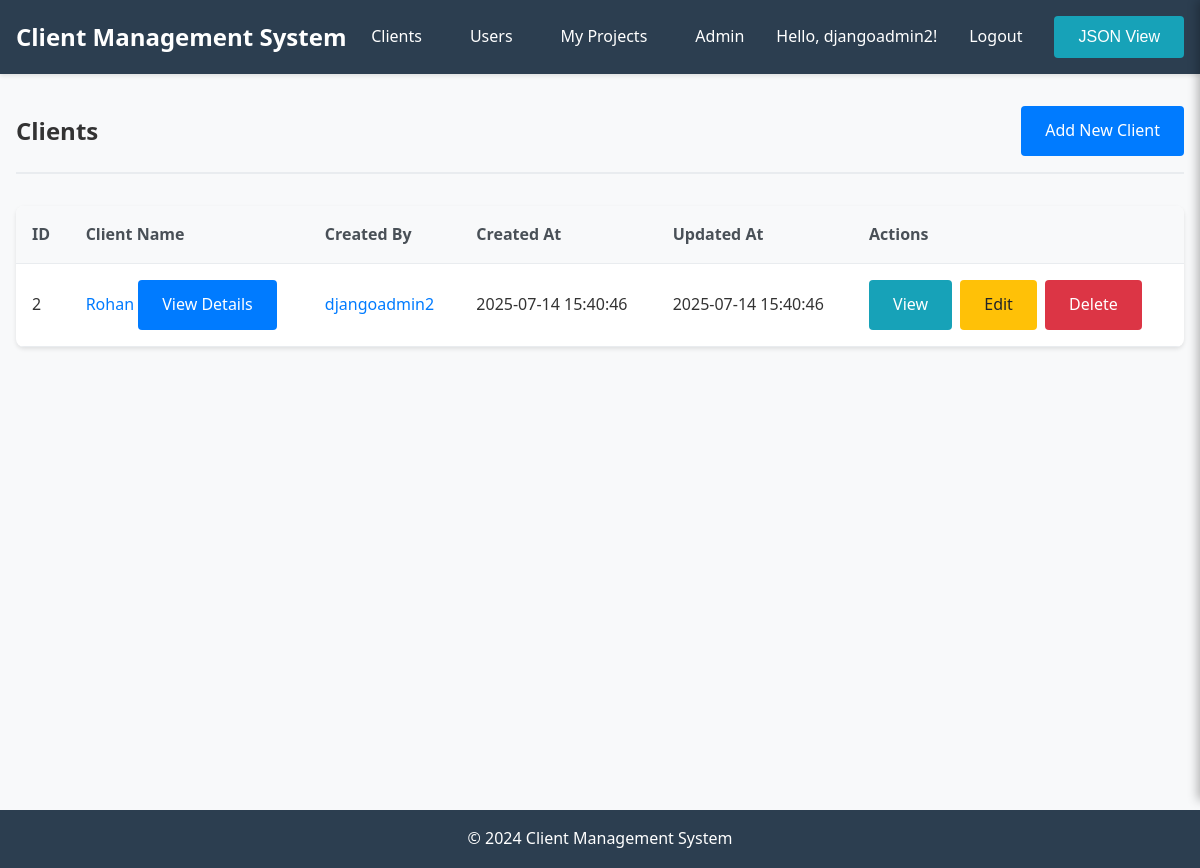
Screenshot of /clients/ (signed in) with the database file from the repository.
### clients/models.py (models this page shows, shortened)
class Client(models.Model):
    client_name = models.CharField(max_length=200)
    created_by = models.ForeignKey(User, on_delete=models.CASCADE, related_name='created_clients')
    created_at = models.DateTimeField(auto_now_add=True)
    updated_at = models.DateTimeField(auto_now=True)

### clients/views.py (the view)
# urls.py: path('clients/', views.client_list, name='client_list'),
@login_required
def client_list(request):
    clients = Client.objects.all()
    return render(request, 'clients/client_list.html', {'clients': clients})

### templates/clients/client_list.html (shortened to what this page needs)
{% extends 'base.html' %}
{% block content %}
<div class="client-list-container">
    <div class="page-header">
        <h2>Clients</h2>
        <a href="{% url 'client_create' %}" class="btn btn-primary">Add New Client</a>
    </div>
    {% if clients %}
        <div class="table-container">
            <table class="data-table">
                <thead>
                    <tr>
                        <th>ID</th>
                        <th>Client Name</th>
                        <th>Created By</th>
                        <th>Created At</th>
                        <th>Updated At</th>
                        <th>Actions</th>
                    </tr>
                </thead>
                <tbody>
                    {% for client in clients %}
                        <tr>
                            <td>{{ client.id }}</td>
                            <td>
                                <a href="#" class="client-name-link" data-client-id="{{ client.id }}">{{ client.client_name }}</a>
                                <a href="{% url 'client_detail' client.id %}" class="btn btn-sm btn-link">View Details</a>
                            </td>
                            <td>
                                <a href="#" class="user-name-link" data-user-id="{{ client.created_by.id }}">{{ client.created_by.username }}</a>
                            </td>
                            <td>{{ client.created_at|date:"Y-m-d H:i:s" }}</td>
                            <td>{{ client.updated_at|date:"Y-m-d H:i:s" }}</td>
                            <td class="actions">
                                <a href="{% url 'client_detail' client.id %}" class="btn btn-sm btn-info">View</a>
                                <a href="{% url 'client_edit' client.id %}" class="btn btn-sm btn-warning">Edit</a>
                                <a href="{% url 'client_delete' client.id %}" class="btn btn-sm btn-danger">Delete</a>
                            </td>
                        </tr>
                    {% endfor %}
                </tbody>
            </table>
        </div>
    {% else %}
        <div class="empty-state">
            <p>No clients found. <a href="{% url 'client_create' %}">Create the first client</a>.</p>
        </div>
    {% endif %}
</div>
{% endblock %}

### templates/base.html (shortened to what this page needs)
<!DOCTYPE html>
<html lang="en">
<head>
    {% load static %}
    <link rel="stylesheet" href="{% static 'css/style.css' %}">
</head>
<body>
    <header>
        <nav class="navbar">
            <div class="nav-container">
                <h1><a href="{% url 'home' %}">Client Management System</a></h1>
                <ul class="nav-menu">
                    {% if user.is_authenticated %}
                        <li><a href="{% url 'client_list' %}">Clients</a></li>
                        <li><a href="{% url 'user_list' %}">Users</a></li>
                        <li><a href="{% url 'project_list' %}">My Projects</a></li>
                        <li><a href="/admin/">Admin</a></li>
                        <li><span>Hello, {{ user.username }}!</span></li>
                        <li><a href="{% url 'logout' %}">Logout</a></li>
                        <li><button id="toggleSidebar" class="btn btn-info">JSON View</button></li>
                    {% else %}
                        <li><a href="/admin/login/">Login</a></li>
                    {% endif %}
                </ul>
            </div>
        </nav>
    </header>
    <div class="main-wrapper">
        <main class="main-content">
            {% block content %}
            {% endblock %}
        </main>
    </div>
    <footer>
        <p>&copy; 2024 Client Management System</p>
    </footer>
</body>
</html>

### static/css/style.css (style rules this page uses)
* { margin: 0; padding: 0; box-sizing: border-box; }
body { font-family: 'Segoe UI', Tahoma, Geneva, Verdana, sans-serif; line-height: 1.6; color: #333; background-color: #f8f9fa; }
.navbar { background-color: #2c3e50; color: white; padding: 1rem 0; box-shadow: 0 2px 4px rgba(0,0,0,0.1); }
.nav-container { max-width: 1200px; margin: 0 auto; padding: 0 1rem; display: flex; justify-content: space-between; align-items: center; }
.navbar h1 a { color: white; text-decoration: none; font-size: 1.5rem; }
.nav-menu { display: flex; list-style: none; gap: 1rem; align-items: center; }
.nav-menu a { color: white; text-decoration: none; padding: 0.5rem 1rem; border-radius: 4px; transition: background-color 0.3s; }
.main-content { max-width: 1200px; margin: 2rem auto; padding: 0 1rem; min-height: calc(100vh - 160px); }
.btn { display: inline-block; padding: 0.5rem 1rem; text-decoration: none; border-radius: 4px; border: none; cursor: pointer; font-size: 0.9rem; transition: all 0.3s; }
.btn-primary { background-color: #007bff; color: white; }
.btn-warning { background-color: #ffc107; color: #212529; }
.btn-danger { background-color: #dc3545; color: white; }
.btn-info { background-color: #17a2b8; color: white; }
.btn-sm { padding: 0.25rem 0.5rem; font-size: 0.8rem; }
.page-header { display: flex; justify-content: space-between; align-items: center; margin-bottom: 2rem; padding-bottom: 1rem; border-bottom: 2px solid #e9ecef; }
.table-container { background: white; border-radius: 8px; overflow: hidden; box-shadow: 0 2px 4px rgba(0,0,0,0.1); }
.data-table { width: 100%; border-collapse: collapse; }
.data-table th, .data-table td { padding: 1rem; text-align: left; border-bottom: 1px solid #e9ecef; }
.data-table th { background-color: #f8f9fa; font-weight: 600; color: #495057; }
.actions { white-space: nowrap; }
.actions .btn { margin-right: 0.25rem; }
.main-wrapper { display: flex; min-height: calc(100vh - 140px); }
.main-content { flex: 1; transition: margin-right 0.3s ease; }
.client-name-link, .user-name-link { cursor: pointer; color: #007bff; text-decoration: none; }
.btn { display: inline-block; padding: 0.75rem 1.5rem; background-color: #007bff; color: white; text-decoration: none; border-radius: 4px; border: none; cursor: pointer; font-size: 1rem; transition: background-color 0.2s ease; }
.btn-primary { background-color: #007bff; }
.btn-danger { background-color: #dc3545; }
.btn-info { background-color: #17a2b8; }
footer { background-color: #2c3e50; color: white; text-align: center; padding: 1rem; margin-top: 2rem; }

### rows the page displays
Client: id "2", client_name "Rohan", created_by.username "djangoadmin2", created_at "2025-07-14 15:40:46", updated_at "2025-07-14 15:40:46"

### other values shown
{{ user.username }} "djangoadmin2"
